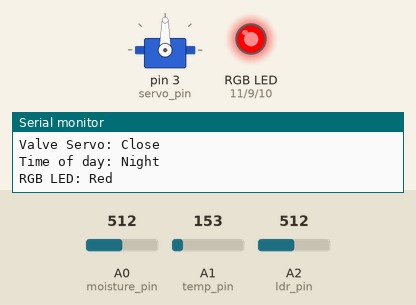
Simulated run of this sketch. Board: Arduino Uno, built with avr-gcc and run on an emulated ATmega328P. Shown: servo, an RGB LED mixed from three pins (HIGH = lit), the last lines printed to the serial monitor. Inputs (shaded band) come from the test bench; at power-on: A1 (temp_pin) = 153, A0 (moisture_pin) = 512, A2 (ldr_pin) = 512.

Above: at 1.8 s.
1.9 s: A1 (temp_pin) set to 143
At 2.4 s:
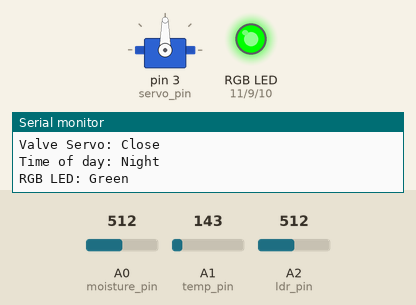
3.6 s: A0 (moisture_pin) set to 426
5.4 s: A0 (moisture_pin) set to 403
At 7.0 s:
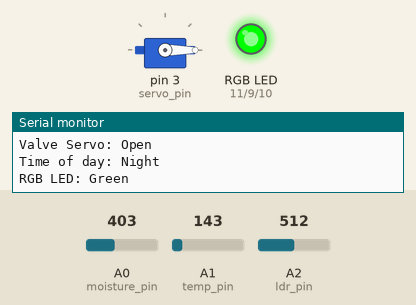
7.8 s: A2 (ldr_pin) set to 537
At 9.6 s:
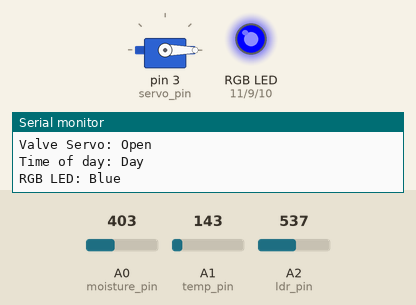
9.9 s: A1 (temp_pin) set to 165
At 11.0 s:
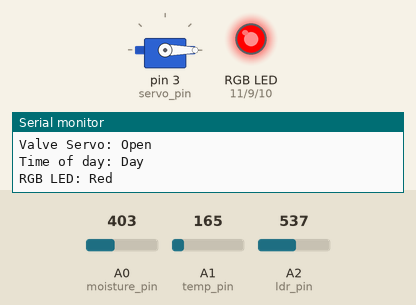
12.0 s: A1 (temp_pin) set to 133
At 13.6 s:
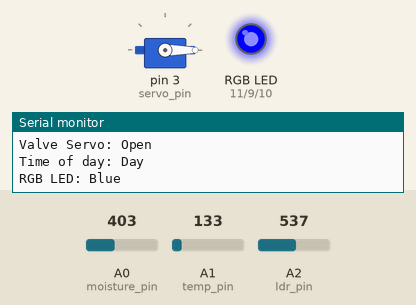
Timing chart, 0 to 15.1 s (numbered marks = the images above; inputs shaded):
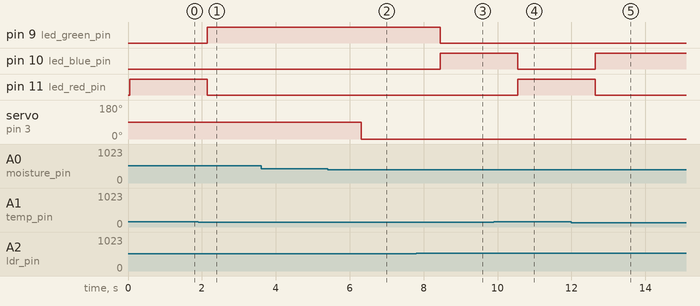

The sketch:

Farming.ino
```cpp
#include <Servo.h>

const int moisture_pin = A0;
const int temp_pin = A1;
const int ldr_pin = A2;
const int servo_pin = 3;
const int led_red_pin = 11;
const int led_blue_pin = 10;
const int led_green_pin = 9;

// value which differentiates wet and dry soil
const int min_moisture = 420;

// servo valve
Servo servo_valve;

// angle at which valve is opened
const int servo_open = 0;
// angle at which valve is closed
const int servo_close = 90;

// 0 => close
// 1 => open
int servo_status = 0;

// set values for ideal temperatures for different times
const int day_ideal_temp_lower = 21;
const int day_ideal_temp_upper = 27;

const int night_ideal_temp_lower = 15;
const int night_ideal_temp_upper = 20;

// current ideal temperature
int ideal_temp_lower = 0;
int ideal_temp_upper = 1;

// value which differentiates day and night
const int twilight = 530;

void setup()
{
  Serial.begin(9600);
  pinMode(moisture_pin, INPUT);
  servo_valve.attach(servo_pin);
  pinMode(temp_pin, INPUT);
  pinMode(ldr_pin, INPUT);
  pinMode(led_red_pin, OUTPUT);
  pinMode(led_blue_pin, OUTPUT);
  pinMode(led_green_pin, OUTPUT);
}

void loop()
{
  const int moisture = analogRead(moisture_pin);
  const int light = analogRead(ldr_pin);

  // TMP36 sensor specific logic
  const float voltage = (analogRead(temp_pin) * 5.0) / 1024.0;
  const float temperatureC = (voltage - 0.5) * 100 ;  //converting from 10 mv per degree wit 500 mV offset

  Serial.println("=====");
  Serial.print("Moisture: ");
  Serial.println(moisture);
  Serial.print("Light: ");
  Serial.println(light);
  Serial.print("Temperature (C): ");
  Serial.println(temperatureC);

  // soil moisture
  Serial.print("Valve Servo: ");
  if (moisture < min_moisture) {
    Serial.println("Open");
    // avoid sending unnecesary commands to servo
    if (servo_status == 0) {
      servo_status = 1;
      servo_valve.write(servo_open);
    }
  } else {
    Serial.println("Close");
    // avoid sending unnecesary commands to servo
    if (servo_status == 1) {
      servo_status = 0;
      servo_valve.write(servo_close);
    }
  }

  // light
  Serial.print("Time of day: ");
  if (light < twilight) {
    Serial.println("Night");
    ideal_temp_lower = night_ideal_temp_lower;
    ideal_temp_upper = night_ideal_temp_upper;
  } else {
    Serial.println("Day");
    ideal_temp_lower = day_ideal_temp_lower;
    ideal_temp_upper = day_ideal_temp_upper;
  }

  // temperature
  Serial.print("RGB LED: ");
  if (temperatureC < ideal_temp_lower) {
    Serial.println("Blue");
    digitalWrite(led_red_pin, LOW);
    digitalWrite(led_blue_pin, HIGH);
    digitalWrite(led_green_pin, LOW);
  } else if (temperatureC >= ideal_temp_lower && temperatureC < ideal_temp_upper) {
    Serial.println("Green");
    digitalWrite(led_red_pin, LOW);
    digitalWrite(led_blue_pin, LOW);
    digitalWrite(led_green_pin, HIGH);
  } else {
    Serial.println("Red");
    digitalWrite(led_red_pin, HIGH);
    digitalWrite(led_blue_pin, LOW);
    digitalWrite(led_green_pin, LOW);
  }

  delay(1000);
}
```

Measured:
- the behaviour switches between 144 and 143 on A1 (temp_pin) (found by bisection; images 0 and 1)
- the behaviour switches between 420 and 419 on A0 (moisture_pin) (found by bisection; images 1 and 2)
- the behaviour switches between 529 and 530 on A2 (ldr_pin) (found by bisection; images 2 and 3)
- after the input at 1.9 s, pin 9 (led_green_pin): LOW → HIGH after 0.25 s; pin 11 (led_red_pin): HIGH → LOW after 0.25 s
- after the input at 5.4 s, servo on pin 3 (servo_pin): 90° → 0° after 0.92 s
- after the input at 7.8 s, pin 9 (led_green_pin): HIGH → LOW after 0.65 s; pin 10 (led_blue_pin): LOW → HIGH after 0.65 s
- after the input at 9.9 s, pin 10 (led_blue_pin): HIGH → LOW after 0.65 s; pin 11 (led_red_pin): LOW → HIGH after 0.65 s
- after the input at 12.0 s, pin 10 (led_blue_pin): LOW → HIGH after 0.64 s; pin 11 (led_red_pin): HIGH → LOW after 0.64 s
